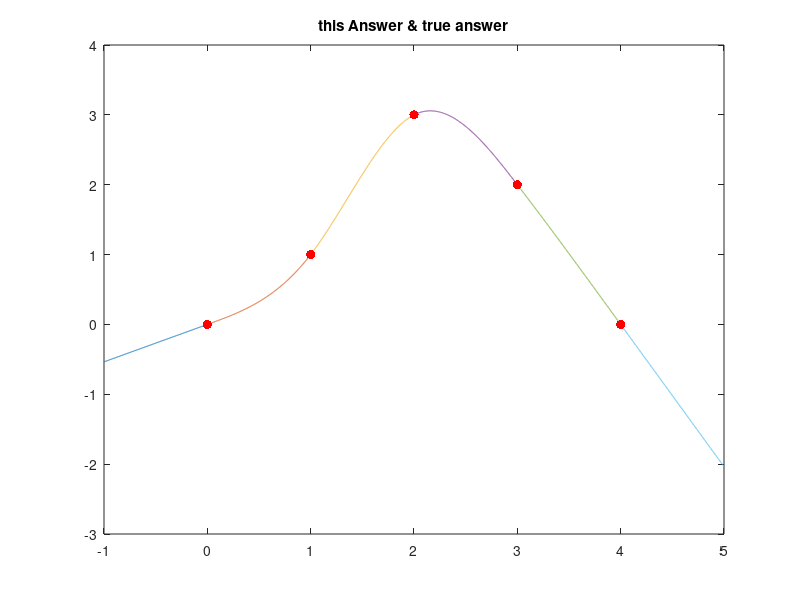
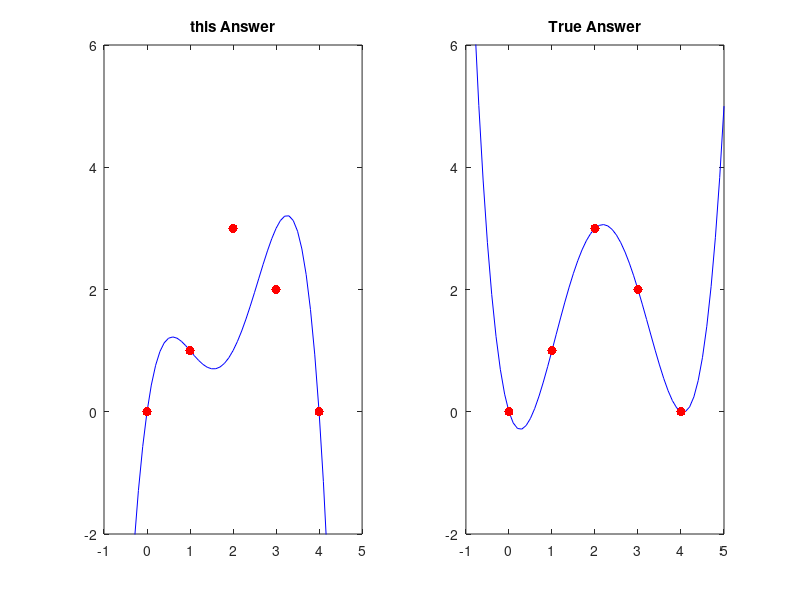

Source code (MATLAB) for these figures, in order:
f0=0; f1=1; f2=3; f3=2; f4=0;
x0=0; x1=1; x2=2; x3=3; x4=4;

fg=[0 1 3 2 0];
xx=[0 1 2 3 4];

% st ans
figure(8); clf
x1 = -1:0.001:0;
x2 = 0:0.001:1;
x3 = 1:0.001:2;
x4 = 2:0.001:3;
x5 = 3:0.001:4;
x6 = 4:0.001:5;

y1 = (15*x1)/28;
y2 = (13*x2.^3)/28 + (15*x2)/28;
y3 = (93*x3)/28 - (6*(x3 - 1).^3)/7 - (13*(x3 - 2).^3)/28 - 39/14;
y4 = (6*(x4 - 3).^3)/7 - (x4 - 2).^3/28 - (51*x4)/28 + 15/2;
y5 = (x5 - 4).^3/28 - (57*x5)/28 + 57/7;
y6 =  57/7 - (57*x6)/28;



plot(x1,y1,x2,y2,x3,y3,x4,y4,x5,y5,x6,y6), hold on;


plot(xx,fg,'r.','MarkerSize',20), hold on;
title('this Answer & true answer');

figure(9); clf

subplot(1,2,1); 
x=-1:0.1:5;
p1= @(x) (x.*(x-1).*(x-3).*(x-4))/4-(x.*(x-1).*(x-2).*(x-4))/2-(x.*(x-2).*(x-3).*(x-4))/6;

plot(x,p1(x),'b-'), hold on;
plot(xx,fg,'r.','MarkerSize',20), hold on;
set(gca,'xlim',[-1,5],'ylim',[-2,6]);
title('this Answer');

p1=@(x) (3*x.*(x - 1).*(x - 3).*(x - 4))/4 - (x.*(x - 1).*(x - 2).*(x - 4))/3 - (x.*(x - 2).*(x - 3).*(x - 4))/6;
subplot(1,2,2); 
  plot(x,p1(x),'b-'), hold on;
plot(xx,fg,'r.','MarkerSize',20), hold on;
set(gca,'xlim',[-1,5],'ylim',[-2,6]);
title('True Answer');



